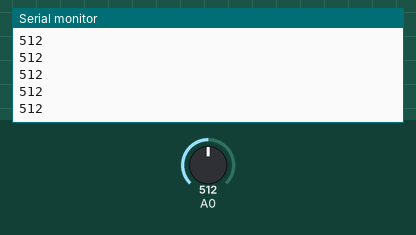
Recording of a sketch running on a simulated Arduino Uno, built with avr-gcc and run on an emulated ATmega328P. Parts: the last lines printed to the serial monitor. The inputs (shaded band) are chosen by the test bench; at power-on: A0 = 512.

Above: at 1.2 s.
1.3 s: A0 set to 716
At 1.56 s:
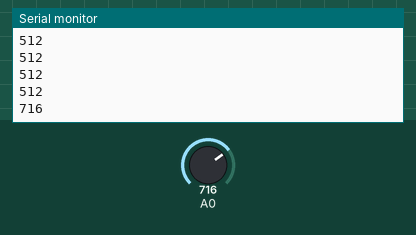
2.8 s: A0 set to 900
At 2.96 s:
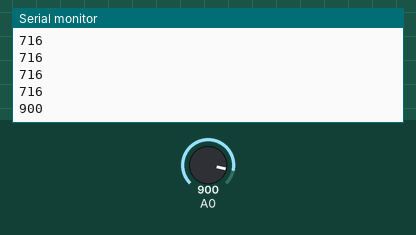
Timing chart, 0 to 5.8 s (numbered marks = the images above; inputs shaded):
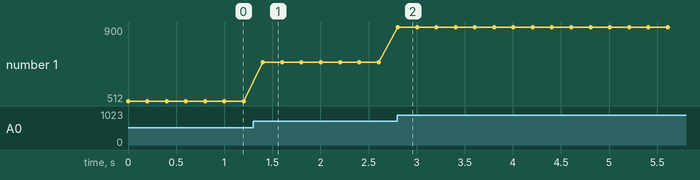

Measured:
- after the input at 1.3 s, the serial monitor: prints a new line after 0.10 s (image 1)
- after the input at 2.8 s, the serial monitor: prints a new line at once (image 2)
- plotted number 1: 512 → 716 after the input at 1.3 s, 716 → 900 after the input at 2.8 s

The sketch:

Tarea_7.ino
```cpp
int out1 = 0;

void setup() {
   Serial.begin(9600);
}

void loop() {
   // LEER OIN DE ENTRADA
   out1 = analogRead(A0);
   // MUESTRA SALIDA
   Serial.println(out1);
   // RETARDO
   delay(200);
}
```
